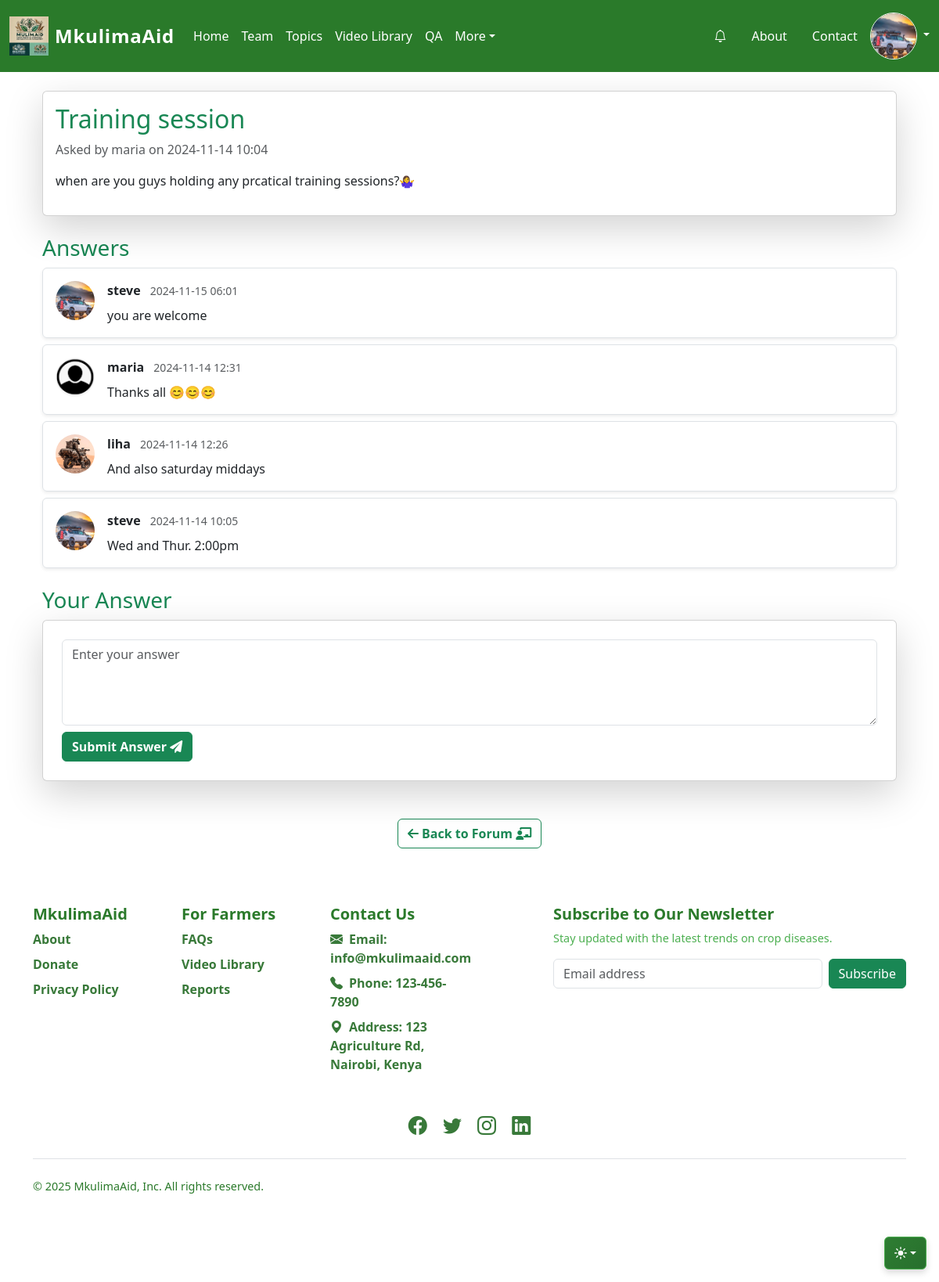
Screenshot of /forum/question/3 (signed in) with the database file from the repository.
### mkulimaaid/models.py (models this page shows, shortened)
class Settings(db.Model):
    id = db.Column(db.Integer, primary_key=True)
    site_title = db.Column(db.String(100), nullable=False, default="MkulimaAid")
    site_logo = db.Column(db.String(100), nullable=True)  # Store logo file path
    contact_email = db.Column(db.String(100), nullable=False, default="info@mkulimaaid.com")
    contact_phone = db.Column(db.String(20), nullable=False, default="123-456-7890")
    address = db.Column(db.Text, nullable=True, default="123 Main St, City, Country")
    maintenance_mode = db.Column(db.Boolean, default=False)

class User(UserMixin, db.Model):  # Use db.Model for SQLAlchemy models
    __tablename__ = 'users'
    id = db.Column(db.Integer, primary_key=True)
    fullname = db.Column(db.String(100), nullable=False)
    username = db.Column(db.String(50), nullable=False, unique=True)
    email = db.Column(db.String(120), nullable=False, unique=True)
    phone = db.Column(db.String(20), nullable=False)
    password = db.Column(db.String(60), nullable=False)
    is_admin = db.Column(db.Boolean, default=False)
    avatar = db.Column(db.String(100), nullable=True)
    date_joined = db.Column(db.DateTime, default=datetime.utcnow)
    farmers = db.relationship('Farmer', backref='user', lazy=True)
    contact_messages = db.relationship('ContactMessage', backref='user', lazy=True)

class Question(db.Model):
    __tablename__ = 'questions'
    id = db.Column(db.Integer, primary_key=True)
    title = db.Column(db.String(255), nullable=False)  # Question title
    content = db.Column(db.Text, nullable=False)  # Question content
    timestamp = db.Column(db.DateTime, default=datetime.utcnow)  # Time of posting
    author_id = db.Column(db.Integer, db.ForeignKey('users.id'), nullable=False)  # Author of the question
    author = db.relationship('User', backref=db.backref('questions', lazy=True))  # Relationship with User

class Answer(db.Model):
    __tablename__ = 'answers'
    id = db.Column(db.Integer, primary_key=True)
    content = db.Column(db.Text, nullable=False)  # Answer content
    timestamp = db.Column(db.DateTime, default=datetime.utcnow)  # Time of posting
    question_id = db.Column(db.Integer, db.ForeignKey('questions.id'), nullable=False)  # Related question
    author_id = db.Column(db.Integer, db.ForeignKey('users.id'), nullable=False)  # Author of the answer
    question = db.relationship('Question', backref=db.backref('answers', lazy=True, cascade="all, delete-orphan"))  # Link answer to question
    author = db.relationship('User', backref=db.backref('answers', lazy=True))  # Link answer to user

### mkulimaaid/routes.py (the view)
@main.route('/forum/question/<int:question_id>', methods=['GET', 'POST'])
@login_required
def view_question(question_id):
    question = Question.query.get_or_404(question_id)
    answers = Answer.query.filter_by(question_id=question_id).order_by(Answer.timestamp.desc()).all()
    answer_form = AnswerForm()
    farmers_form = FarmersForm()
    if answer_form.validate_on_submit():
        answer = Answer(content=answer_form.content.data, author_id=current_user.id, question_id=question_id)
        db.session.add(answer)
        db.session.commit()
        flash("Your answer has been posted!", "success")
        return redirect(url_for('main.view_question', question_id=question_id))
    return render_template('view_question.html', question=question, answers=answers,
                           answer_form=answer_form, farmers_form=farmers_form)

### mkulimaaid/templates/view_question.html (shortened to what this page needs)
{% extends "base.html" %}
{% block content %}
<div class="container my-4">
    <div class="card shadow-lg mb-4">
        <div class="card-body">
            <h2 class="text-success">{{ question.title }}</h2>
            <p class="text-muted">Asked by {{ question.author.username }} on {{ question.timestamp.strftime('%Y-%m-%d %H:%M') }}</p>
            <p>{{ question.content }}</p>
        </div>
    </div>
    <h3 class="text-success">Answers</h3>
    <div class="mb-4">
        {% for answer in answers %}
        <div class="d-flex align-items-start border p-3 my-2 rounded shadow-sm">
            <img class="rounded-circle me-3" src="{{ url_for('static', filename='uploads/' + answer.author.avatar) if answer.author.avatar else url_for('static', filename='images/default.png') }}" alt="User Avatar" width="50" height="50">
            <div>
                <strong>{{ answer.author.username }}</strong>
                <small class="text-muted ms-2">{{ answer.timestamp.strftime('%Y-%m-%d %H:%M') }}</small>
                <p class="mt-2 mb-0">{{ answer.content }}</p>
            </div>
        </div>
        {% else %}
        <p class="text-muted">No answers yet. Be the first to answer this question!</p>
        {% endfor %}
    </div>
    <h3 class="text-success">Your Answer</h3>
    <div class="card shadow-lg p-4 mb-5">
        <form method="POST">
            <div class="form-group">
                {{ answer_form.content(class="form-control", rows=4, placeholder="Enter your answer") }}
            </div>
            <button type="submit" class="btn btn-success mt-2 text-white fw-bold">Submit Answer <i class="fas fa-paper-plane"></i> </button>
        </form>
    </div>
    <div class="text-center mt-4">
        <a href="{{ url_for('main.forum') }}"
           class="btn btn-outline-success fw-bold">
           <i class="fas fa-arrow-left"></i> Back to Forum <i class="fas fa-chalkboard-teacher"></i>
        </a>
    </div>
</div>
{% endblock %}

### mkulimaaid/templates/base.html (shortened to what this page needs)
<!DOCTYPE html>
<html lang="en">
  <head>
    <link rel="stylesheet" href="{{ url_for('static', filename='css/styles.css') }}" />
    <link rel="stylesheet" href="https://cdn.datatables.net/1.13.6/css/jquery.dataTables.min.css">
    <link
      href="https://cdn.jsdelivr.net/npm/bootstrap@5.3.3/dist/css/bootstrap.min.css"
      rel="stylesheet"
    />
    <link
      href="https://cdnjs.cloudflare.com/ajax/libs/bootstrap-icons/1.5.0/font/bootstrap-icons.min.css"
      rel="stylesheet"
    />
    <link rel="stylesheet" href="https://unpkg.com/flickity@2/dist/flickity.min.css" />
    <link rel="stylesheet" href="https://cdnjs.cloudflare.com/ajax/libs/font-awesome/6.0.0-beta3/css/all.min.css">
    <link rel="stylesheet" href="https://unpkg.com/leaflet@1.9.4/dist/leaflet.css" />
  </head>
  <body>
      <div class="container">
      <nav class="navbar navbar-expand-lg bg-green navbar-dark py-3 ">
        <div class="container-fluid">
          <a class="navbar-brand d-flex align-items-center" href="{{ url_for('main.upload') }}">
            <img src="{{ url_for('static', filename='images/' + g.settings.site_logo) if g.settings.site_logo else url_for('static', filename='logo.png') }}" alt="Site Logo" class="site-logo me-2" style="height: 50px;" />
            <span class="site-title text-white">{{ g.settings.site_title or "MkulimaAid" }}</span>
          </a>
          <div class="collapse navbar-collapse" id="navbarSupportedContent">
            <ul class="navbar-nav me-auto mb-2 mb-lg-0">
              <li class="nav-item">
                <a class="nav-link text-white" href="{{ url_for('main.upload') }}">Home</a>
              </li>
              <li class="nav-item">
                <a class="nav-link text-white" href="/team">Team</a>
              </li>
              <li>
                <a class="nav-link text-white" href="/topics">Topics</a>
              </li>
              <li>
                <a class="nav-link text-white" href="/videos">Video Library</a>
              </li>
              <li>
                  <a class="nav-link text-white" href="/forum">QA</a>
              </li>
              <li class="nav-item dropdown">
                <a class="nav-link dropdown-toggle text-white" href="#" role="button" data-bs-toggle="dropdown" aria-expanded="false">More</a>
              </li>
            </ul>
                <div class="d-flex align-items-center">
                    <ul class="nav">
                        <li>
                            <a href="/notifications" class="nav-link text-white position-relative">
                                <i class="bi bi-bell"></i>
                            </a>
                        </li>
                        <li><a href="/about" class="nav-link text-white">About</a></li>
                        <li><a href="/contact" class="nav-link text-white">Contact</a></li>
                    </ul>
                </div>
              <div class="dropdown">
                <a href="#" class="d-block text-white text-decoration-none dropdown-toggle" data-bs-toggle="dropdown" aria-expanded="false">
                  <img src="{{ url_for('static', filename='uploads/' + current_user.avatar) if current_user.avatar else url_for('static', filename='images/default.png') }}" alt="Profile" width="40" height="40" class="rounded-circle border border-light">
                </a>
              </div>
            </div>
          </div>
        </div>
    <div class="dropdown position-fixed bottom-0 end-0 mb-3 me-3 bd-mode-toggle">
        <button class="btn btn-bd-primary py-2 dropdown-toggle d-flex align-items-center" id="bd-theme" type="button" aria-expanded="false" data-bs-toggle="dropdown" aria-label="Toggle theme (auto)">
            <svg class="bi my-1 theme-icon-active" width="1em" height="1em">
                <use href="#circle-half"></use>
            </svg>
        </button>
    </div>
      <div class="container">{% block content %}{% endblock %}</div>
      <div class="container">
        <footer class="footer py-5">
            <div class="row">
                <div class="col-6 col-md-2 mb-3">
                    <h5 class="footer-title">MkulimaAid</h5>
                    <ul class="nav flex-column">
                        <li class="nav-item mb-2">
                            <a href="/about" class="footer-link">About</a>
                        </li>
                        <li class="nav-item mb-2">
                            <a href="/donate" class="footer-link">Donate</a>
                        </li>
                        <li class="nav-item mb-2">
                            <a href="/privacy-policy" class="footer-link">Privacy Policy</a>
                        </li>
                    </ul>
                </div>
                <div class="col-6 col-md-2 mb-3">
                    <h5 class="footer-title">For Farmers</h5>
                    <ul class="nav flex-column">
                        <li class="nav-item mb-2">
                            <a href="/faqs" class="footer-link">FAQs</a>
                        </li>
                        <li class="nav-item mb-2">
                            <a href="{{ url_for('main.videos') }}" class="footer-link">Video Library</a>
                        </li>
                        <li class="nav-item mb-2">
                            <a href="{{ url_for('main.homepage_reports') }}" class="footer-link">Reports</a>
                        </li>
                    </ul>
                </div>
                <div class="col-6 col-md-2 mb-3">
                    <h5 class="footer-title">Contact Us</h5>
                    <ul class="nav flex-column">
                        <li class="nav-item mb-2">
                            <a href="mailto:{{ g.settings.contact_email }}" class="footer-link">
                                <i class="bi bi-envelope-fill me-2"></i>Email: {{ g.settings.contact_email }}
                            </a>
                        </li>
                        <li class="nav-item mb-2">
                            <a href="tel:{{ g.settings.contact_phone }}" class="footer-link">
                                <i class="bi bi-telephone-fill me-2"></i>Phone: {{ g.settings.contact_phone }}
                            </a>
                        </li>
                        <li class="nav-item mb-2">
                            <span class="footer-link">
                                <i class="bi bi-geo-alt-fill me-2"></i>Address: {{ g.settings.address }}
                            </span>
                        </li>
                    </ul>
                </div>
                <div class="col-md-5 offset-md-1 mb-3">
                    <form method="POST" action="{{ url_for('main.subscribe') }}">
                        <h5 class="footer-title">Subscribe to Our Newsletter</h5>
                        <p class="footer-subtext">Stay updated with the latest trends on crop diseases.</p>
                        <div class="d-flex flex-column flex-sm-row w-100 gap-2">
                            <input
                                id="newsletter1"
                                type="email"
                                name="email"
                                class="form-control"
                                placeholder="Email address"
                                required
                            />
                            <button class="btn btn-success" type="submit">Subscribe</button>
                        </div>
                    </form>
                </div>
            </div>
            <div class="row mt-4 text-center">
                <div class="col">
                    <a href="#" class="social-link me-3"><i class="bi bi-facebook"></i></a>
                    <a href="#" class="social-link me-3"><i class="bi bi-twitter"></i></a>
                    <a href="#" class="social-link me-3"><i class="bi bi-instagram"></i></a>
                    <a href="#" class="social-link"><i class="bi bi-linkedin"></i></a>
                </div>
            </div>
            <div class="d-flex flex-column flex-sm-row justify-content-between py-4 my-4 border-top">
                <p class="footer-rights">&copy; 2025 MkulimaAid, Inc. All rights reserved.</p>
            </div>
        </footer>
    </div>
  </body>
</html>

### rows the page displays
Settings: site_logo (picture), settings "MkulimaAid", settings.contact_email "info@mkulimaaid.com", settings.contact_phone "123-456-7890", settings.address "123 Agriculture Rd, Nairobi, Kenya"
User: avatar (picture)
Question: title "Training session", timestamp "2024-11-14 10:04", content "when are you guys holding any prcatical training sessions?🤷‍♀️"
User: author.username "maria"
Answer: avatar (picture), author.username "steve", timestamp "2024-11-15 06:01", content "you are welcome"
Answer: shows a picture, author.username "maria", timestamp "2024-11-14 12:31", content "Thanks all 😊😊😊"
Answer: avatar (picture), author.username "liha", timestamp "2024-11-14 12:26", content "And also saturday middays"
Answer: avatar (picture), author.username "steve", timestamp "2024-11-14 10:05", content "Wed and Thur. 2:00pm"
